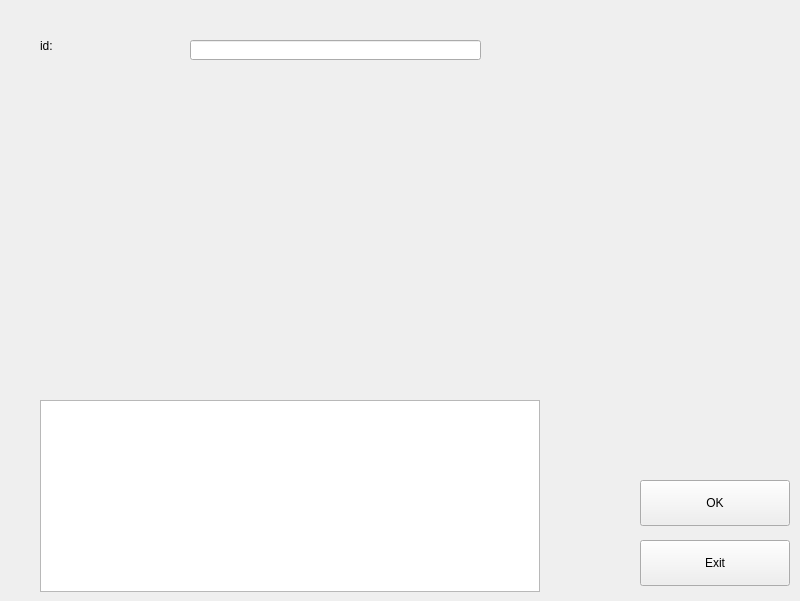
<?xml version="1.0" encoding="UTF-8"?>
<ui version="4.0">
 <class>modify_L</class>
 <widget class="QWidget" name="modify_L">
  <property name="geometry">
   <rect>
    <x>0</x>
    <y>0</y>
    <width>800</width>
    <height>601</height>
   </rect>
  </property>
  <property name="windowTitle">
   <string>Form</string>
  </property>
  <widget class="QLabel" name="id">
   <property name="geometry">
    <rect>
     <x>40</x>
     <y>40</y>
     <width>18</width>
     <height>12</height>
    </rect>
   </property>
   <property name="text">
    <string>id:</string>
   </property>
  </widget>
  <widget class="QPushButton" name="OK">
   <property name="geometry">
    <rect>
     <x>640</x>
     <y>480</y>
     <width>150</width>
     <height>46</height>
    </rect>
   </property>
   <property name="text">
    <string>OK</string>
   </property>
  </widget>
  <widget class="QPushButton" name="Exit">
   <property name="geometry">
    <rect>
     <x>640</x>
     <y>540</y>
     <width>150</width>
     <height>46</height>
    </rect>
   </property>
   <property name="text">
    <string>Exit</string>
   </property>
  </widget>
  <widget class="QTextBrowser" name="textBrowser">
   <property name="geometry">
    <rect>
     <x>40</x>
     <y>400</y>
     <width>500</width>
     <height>192</height>
    </rect>
   </property>
  </widget>
  <widget class="QLineEdit" name="id_input">
   <property name="geometry">
    <rect>
     <x>190</x>
     <y>40</y>
     <width>291</width>
     <height>20</height>
    </rect>
   </property>
  </widget>
 </widget>
 <resources/>
 <connections/>
</ui>
